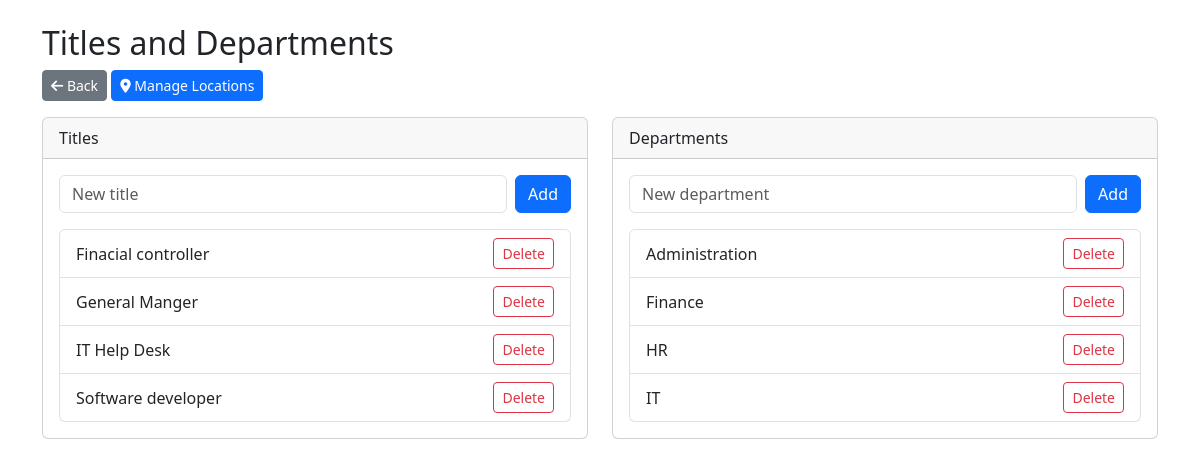
Screenshot of /lookups.php with the database file from the repository.
### tables this page shows
CREATE TABLE `titles` (
  `TitleID` int(11) NOT NULL,
  `TitleName` varchar(100) NOT NULL
);

CREATE TABLE `departments` (
  `DepartmentID` int(11) NOT NULL,
  `DepartmentName` varchar(100) NOT NULL
);

### lookups.php (the view, shortened to what this page needs)
<?php
include 'db.php';
$titles = $conn->query("SELECT TitleID, TitleName FROM titles ORDER BY TitleName")->fetch_all(MYSQLI_ASSOC);
$depts  = $conn->query("SELECT DepartmentID, DepartmentName FROM departments ORDER BY DepartmentName")->fetch_all(MYSQLI_ASSOC);
?>
<!doctype html>
<html>
<head>
  <link href="https://cdn.jsdelivr.net/npm/bootstrap@5.3.0/dist/css/bootstrap.min.css" rel="stylesheet">
  <link rel="stylesheet" href="https://cdnjs.cloudflare.com/ajax/libs/font-awesome/6.0.0/css/all.min.css">
</head>
<body class="container py-4">
  <h2>Titles and Departments</h2>
  <p>
    <a class="btn btn-sm btn-secondary" href="index.php"><i class="fas fa-arrow-left"></i> Back</a>
    <a class="btn btn-sm btn-primary" href="locations.php"><i class="fas fa-map-marker-alt"></i> Manage Locations</a>
  </p>
  <div class="row g-4">
    <div class="col-md-6">
      <div class="card">
        <div class="card-header">Titles</div>
        <div class="card-body">
          <form method="post" class="d-flex gap-2 mb-3">
            <input name="name" class="form-control" placeholder="New title" required>
            <button class="btn btn-primary">Add</button>
          </form>
          <ul class="list-group">
            <?php foreach ($titles as $t): ?>
              <li class="list-group-item d-flex justify-content-between align-items-center">
                <span><?= htmlspecialchars($t['TitleName']) ?></span>
                <form method="post" class="m-0" onsubmit="return confirm('Delete this title?');">
                  <button class="btn btn-sm btn-outline-danger" name="delete" value="1">Delete</button>
                </form>
              </li>
            <?php endforeach; ?>
          </ul>
        </div>
      </div>
    </div>
    <div class="col-md-6">
      <div class="card">
        <div class="card-header">Departments</div>
        <div class="card-body">
          <form method="post" class="d-flex gap-2 mb-3">
            <input name="name" class="form-control" placeholder="New department" required>
            <button class="btn btn-primary">Add</button>
          </form>
          <ul class="list-group">
            <?php foreach ($depts as $d): ?>
              <li class="list-group-item d-flex justify-content-between align-items-center">
                <span><?= htmlspecialchars($d['DepartmentName']) ?></span>
                <form method="post" class="m-0" onsubmit="return confirm('Delete this department?');">
                  <button class="btn btn-sm btn-outline-danger" name="delete" value="1">Delete</button>
                </form>
              </li>
            <?php endforeach; ?>
          </ul>
        </div>
      </div>
    </div>
  </div>
</body>
</html>

### rows the page displays
titles: TitleName "Finacial controller"
titles: TitleName "General Manger"
titles: TitleName "IT Help Desk"
titles: TitleName "Software developer"
departments: DepartmentName "Administration"
departments: DepartmentName "Finance"
departments: DepartmentName "HR"
departments: DepartmentName "IT"
